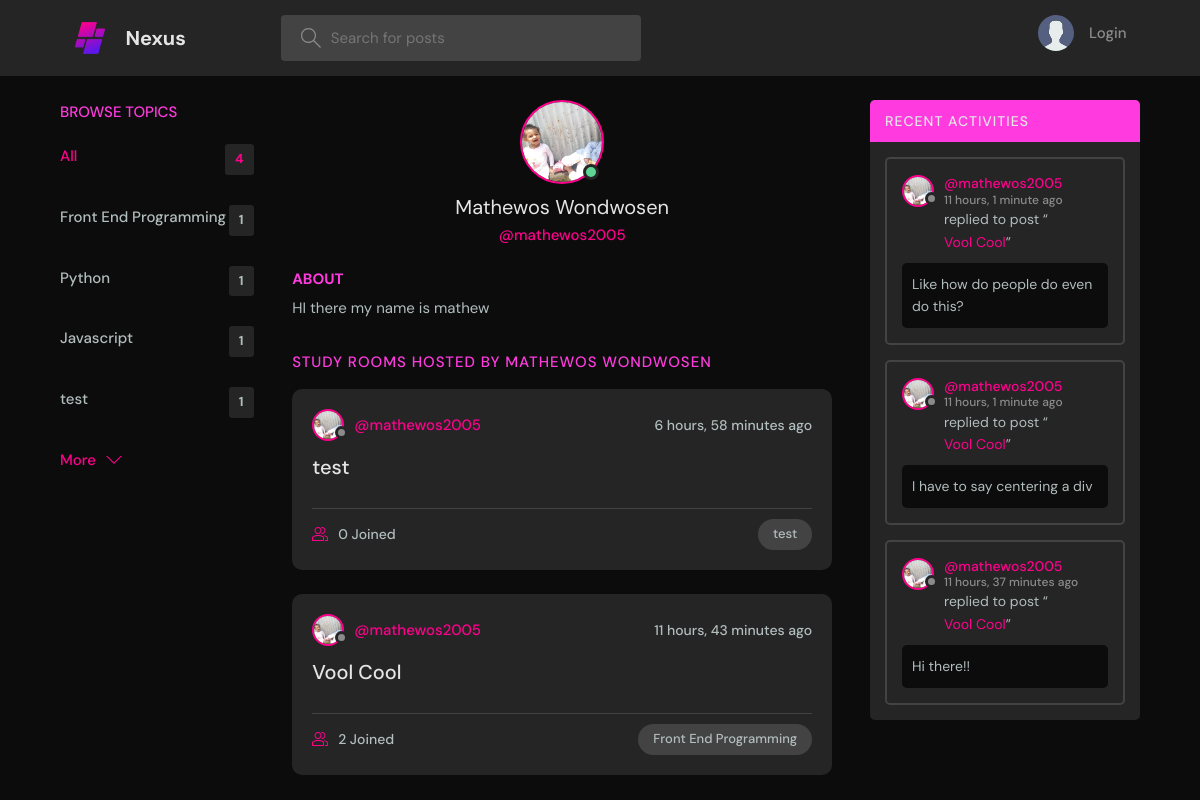
Screenshot of /profile/6/ with the database file from the repository.
### base/models.py (models this page shows, shortened)
class Topic(models.Model):
    name = models.CharField(max_length=200)

class User(AbstractUser):
    name = models.CharField(max_length=200, null=True)
    email = models.EmailField(unique=True, null=True)
    bio = models.TextField(null=True)
    avatar = models.ImageField(null=True, default="avatar.svg")
    USERNAME_FIELD = 'email'
    REQUIRED_FIELDS = []

class Room(models.Model):
    host = models.ForeignKey(User, on_delete=models.SET_NULL, null=True)
    topic = models.ForeignKey(Topic, on_delete=models.SET_NULL, null=True)
    name = models.CharField(max_length=200)
    description = models.TextField(null=True, blank=True)
    participants = models.ManyToManyField(
        User, related_name='participants', blank=True)
    updated = models.DateTimeField(auto_now=True)
    created = models.DateTimeField(auto_now_add=True)
    class Meta:
        ordering = ['-updated', '-created']
    def __str__(self):
        return self.name

class Message(models.Model):
    user = models.ForeignKey(User, on_delete=models.CASCADE)
    room = models.ForeignKey(Room, on_delete=models.CASCADE)
    body = models.TextField()
    updated = models.DateTimeField(auto_now=True)
    created = models.DateTimeField(auto_now_add=True)
    class Meta:
        ordering = ['-updated', '-created']

### base/views.py (the view)
# urls.py: path('profile/<str:pk>/', views.userProfile, name="user-profile"),
def userProfile(request, pk):
    user = User.objects.get(id=pk)
    rooms = user.room_set.all()
    room_messages = user.message_set.all()
    topics = Topic.objects.all()
    context = {'user': user, 'rooms': rooms,
               'room_messages': room_messages, 'topics': topics}
    return render(request, 'base/profile.html', context)

### base/templates/base/profile.html (shortened to what this page needs)
{% extends 'main.html' %}
{% block content %}
<main class="profile-page layout layout--3">
  <div class="container">
    {% include 'base/topics_component.html' %}
    <div class="roomList">
      <div class="profile">
        <div class="profile__avatar">
          <div class="avatar avatar--large active">
            <img src="{{user.avatar.url}}" />
          </div>
        </div>
        <div class="profile__info">
          <h3>{{user.name}}</h3>
          <p>@{{user.username}}</p>
        </div>
        <div class="profile__about">
          <h3>About</h3>
          <p>
            {{user.bio}}
          </p>
        </div>
      </div>
      <div class="roomList__header">
        <div>
          <h2>Study Rooms Hosted by {{user.name}}</a>
          </h2>
        </div>
      </div>
      {% include 'base/feed_component.html' %}
    </div>
    {% include 'base/activity_component.html' %}
  </div>
</main>
{% endblock content %}

### base/templates/base/topics_component.html
<div class="topics">
    <div class="topics__header">
        <h2>Browse Topics</h2>
    </div>
    <ul class="topics__list">
        <li>
            <a href="{% url 'home' %}" class="active">All <span>{{topics.count}}</span></a>
        </li>
        {% for topic in topics %}
        <li>
            <a href="{% url 'home' %}?q={{topic.name}}">{{topic.name}}<span>{{topic.room_set.all.count}}</span></a>
        </li>
        {% endfor %}
    </ul>
    <a class="btn btn--link" href="{% url 'topics' %}">
        More
        <svg version="1.1" xmlns="http://www.w3.org/2000/svg" width="32" height="32" viewBox="0 0 32 32">
            <title>chevron-down</title>
            <path d="M16 21l-13-13h-3l16 16 16-16h-3l-13 13z"></path>
        </svg>
    </a>
</div>

### base/templates/base/feed_component.html (shortened to what this page needs)
{% for room in rooms %}
<div class="roomListRoom">
    <div class="roomListRoom__header">
        <a href="{% url 'user-profile' room.host.id %}" class="roomListRoom__author">
            <div class="avatar avatar--small">
                <img src="{{room.host.avatar.url}}" />
            </div>
            <span>@{{room.host.username}}</span>
        </a>
        <div class="roomListRoom__actions">
            <span>{{room.created|timesince}} ago</span>
        </div>
    </div>
    <div class="roomListRoom__content">
        <a href="{% url 'room' room.id %}">{{room.name}}</a>
    </div>
    <div class="roomListRoom__meta">
        <a href="{% url 'room' room.id %}" class="roomListRoom__joined">
            {{room.participants.all.count}} Joined
        </a>
        <p class="roomListRoom__topic">{{room.topic.name}}</p>
    </div>
</div>
{% endfor %}

### base/templates/base/activity_component.html (shortened to what this page needs)
<div class="activities">
    <div class="activities__header">
        <h2>Recent Activities</h2>
    </div>
    {% for message in room_messages %}
    <div class="activities__box">
        <div class="activities__boxHeader roomListRoom__header">
            <a href="{% url 'user-profile' message.user.id %}" class="roomListRoom__author">
                <div class="avatar avatar--small">
                    <img src="{{message.user.avatar.url}}" />
                </div>
                <p>
                    @{{message.user.username}}
                    <span>{{message.created|timesince}} ago</span>
                </p>
            </a>
        </div>
        <div class="activities__boxContent">
            <p>replied to post “<a href="{% url 'room' message.room.id %}">{{message.room}}</a>”</p>
            <div class="activities__boxRoomContent">{{message.body}}</div>
        </div>
    </div>
    {% endfor %}
</div>

### rows the page displays
Topic: name "Front End Programming", room_set.all.count "1"
Topic: name "Python", room_set.all.count "1"
Topic: name "Javascript", room_set.all.count "1"
Topic: name "test", room_set.all.count "1"
User: avatar (picture), name "Mathewos Wondwosen", username "mathewos2005", bio "HI there my name is mathew", name "MATHEWOS WONDWOSEN"
Room: host.avatar (picture), host.username "mathewos2005", created "6 hours, 58 minutes", name "test", participants.all.count "0", topic.name "test"
Room: host.avatar (picture), host.username "mathewos2005", created "11 hours, 43 minutes", name "Vool Cool", participants.all.count "2", topic.name "Front End Programming"
Message: user.avatar (picture), user.username "mathewos2005", created "11 hours, 1 minute", room "Vool Cool", body "Like how do people do even do this?"
Message: user.avatar (picture), user.username "mathewos2005", created "11 hours, 1 minute", room "Vool Cool", body "I have to say centering a div"
Message: user.avatar (picture), user.username "mathewos2005", created "11 hours, 37 minutes", room "Vool Cool", body "Hi there!!"

### other values shown
{{ topics.count }} "4"
